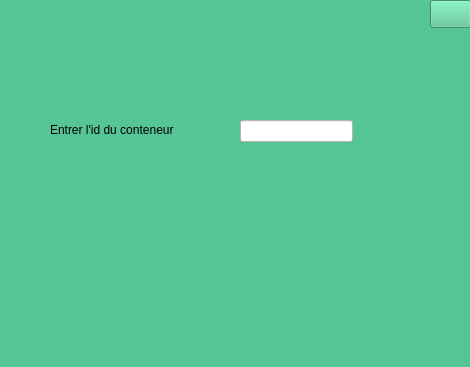
<?xml version="1.0" encoding="UTF-8"?>
<ui version="4.0">
 <class>remplir</class>
 <widget class="QWidget" name="remplir">
  <property name="geometry">
   <rect>
    <x>0</x>
    <y>0</y>
    <width>470</width>
    <height>367</height>
   </rect>
  </property>
  <property name="windowTitle">
   <string>Form</string>
  </property>
  <property name="styleSheet">
   <string notr="true">background-color: rgb(86, 197, 150);</string>
  </property>
  <widget class="QLabel" name="label">
   <property name="geometry">
    <rect>
     <x>130</x>
     <y>100</y>
     <width>161</width>
     <height>16</height>
    </rect>
   </property>
   <property name="text">
    <string/>
   </property>
  </widget>
  <widget class="QLineEdit" name="line_id">
   <property name="geometry">
    <rect>
     <x>240</x>
     <y>120</y>
     <width>113</width>
     <height>22</height>
    </rect>
   </property>
   <property name="styleSheet">
    <string notr="true">background-color: rgb(255, 255, 255);</string>
   </property>
  </widget>
  <widget class="QPushButton" name="push_id_2">
   <property name="geometry">
    <rect>
     <x>430</x>
     <y>0</y>
     <width>41</width>
     <height>28</height>
    </rect>
   </property>
   <property name="styleSheet">
    <string notr="true">
background-color: rgb(86, 197, 150);
</string>
   </property>
   <property name="text">
    <string/>
   </property>
   <property name="checkable">
    <bool>true</bool>
   </property>
   <property name="checked">
    <bool>false</bool>
   </property>
  </widget>
  <widget class="QLabel" name="label_2">
   <property name="geometry">
    <rect>
     <x>50</x>
     <y>120</y>
     <width>181</width>
     <height>20</height>
    </rect>
   </property>
   <property name="text">
    <string>Entrer l'id du conteneur</string>
   </property>
  </widget>
 </widget>
 <resources/>
 <connections/>
</ui>
